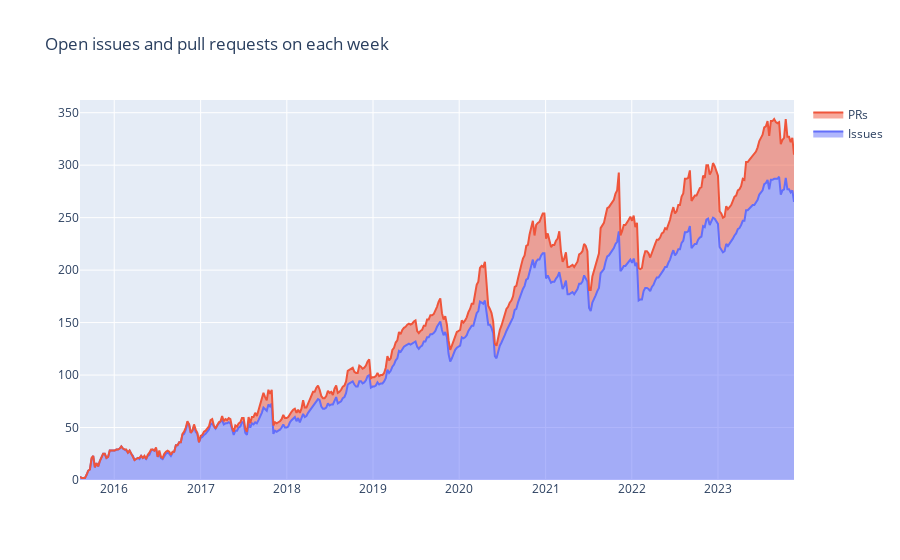

Source (notebook cell):
### Code cell
# make stacked area plot
fig = go.Figure()
fig.add_trace(go.Scatter(x=issues_df["date"], y=issues_df["count"], name="Issues", stackgroup='one'))
fig.add_trace(go.Scatter(x=prs_df["date"], y=prs_df["count"], name="PRs", stackgroup='one'))
fig.update_layout(title="Open issues and pull requests on each week")
fig

### Figure 1 — Plotly figure (JSON) as saved in the notebook; plotly's stock layout.template omitted (floating-point values rounded to 4 significant figures; data arrays with more than 128 entries replaced by an {"elided": "..."} marker saying what was removed)
{"data": [{"name": "Issues", "stackgroup": "one", "x": {"elided": "433 str values"}, "y": {"elided": "433 int values"}, "type": "scatter"}, {"name": "PRs", "stackgroup": "one", "x": {"elided": "382 str values"}, "y": {"elided": "382 int values"}, "type": "scatter"}], "layout": {"title": {"text": "Open issues and pull requests on each week"}}}
